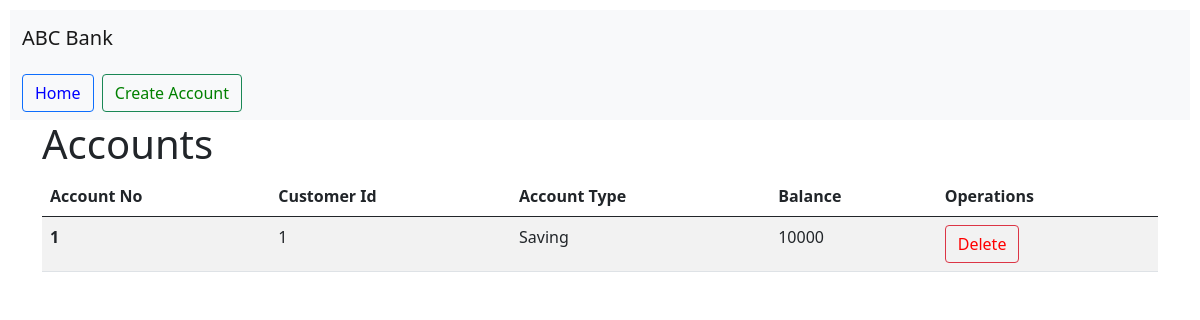
/showAccount, run on an earlier commit of the app's database.
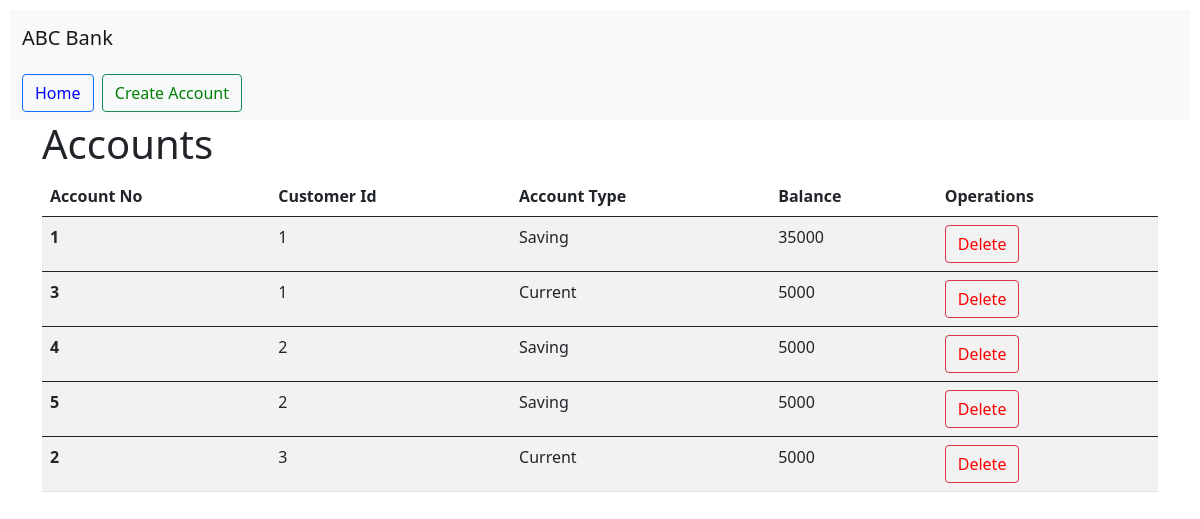
And on a later commit of the database.
### app.py (models this page shows)
class Account(db.Model):
    customer_id = db.Column(db.Integer,db.ForeignKey('customer.customer_id'))
    account_id = db.Column(db.Integer,primary_key=True)
    account_type = db.Column(db.String(10),nullable=False)
    balance = db.Column(db.Integer,nullable=False)

### app.py (the view)
@app.route('/showAccount')
def showAccount():
    accounts = Account.query.order_by(Account.customer_id).all()
    return render_template('showAccount.html',accounts=accounts)

### templates/showAccount.html (shortened to what this page needs)
{%extends 'base.html'%}  {%block body%}
<nav class="navbar navbar-light bg-light">
  <div class="container-fluid">
    <form class="d-flex">
      <button class="btn btn-outline-primary" type="submit">
        <a href="/CAEDashboard" style="text-decoration: none; color: blue"
          >Home</a
        >
      </button>
      <button class="btn btn-outline-success" type="submit">
        <a href="/createAccount" style="text-decoration: none; color: green"
          >Create Account</a
        >
      </button>
    </form>
  </div>
</nav>
<div class="container">
  <h1>Accounts</h1>
  <table class="table table-striped table-hover">
    <thead>
      <tr>
        <th scope="col">Account No</th>
        <th scope="col">Customer Id</th>
        <th scope="col">Account Type</th>
        <th scope="col">Balance</th>
        <th scope="col">Operations</th>
      </tr>
    </thead>
    <tbody>
      {%for account in accounts%}
      <tr>
        <th scope="row">{{account.account_id}}</td>
          <td>{{account.customer_id}}</td>
          <td>{{account.account_type}}</td>
          <td>{{account.balance}}</td>
          <td>
            <form class="d-flex">
              <button class="btn btn-outline-danger" type="submit">
                <a
                  href="/deleteAccount/{{account.account_id}}"
                  style="text-decoration: none; color: red"
                  >Delete</a
                >
              </button>
            </form>
          </td>
      </tr>
    </tbody>
    {% endfor%}
  </table>
</div>
{%endblock%}

### templates/base.html (shortened to what this page needs)
<!DOCTYPE html>
<html lang="en">
  <head>
    <link
      href="https://cdn.jsdelivr.net/npm/bootstrap@5.0.0-beta1/dist/css/bootstrap.min.css"
      rel="stylesheet"
    />
  </head>
  <body style="padding: 10px">
    <nav class="navbar navbar-light bg-light">
      <div class="container-fluid">
        <a class="navbar-brand">ABC Bank</a>
      </div>
    </nav>
    {%block body%}{%endblock%}
  </body>
</html>

What changed in the data, as far as the page shows it:
changed Account id 1: balance "10000" → "35000"
added Account: account_id "3", customer_id "1", account_type "Current", balance "5000"
added Account: account_id "4", customer_id "2", account_type "Saving", balance "5000"
added Account: account_id "5", customer_id "2", account_type "Saving", balance "5000"
added Account: account_id "2", customer_id "3", account_type "Current", balance "5000"
